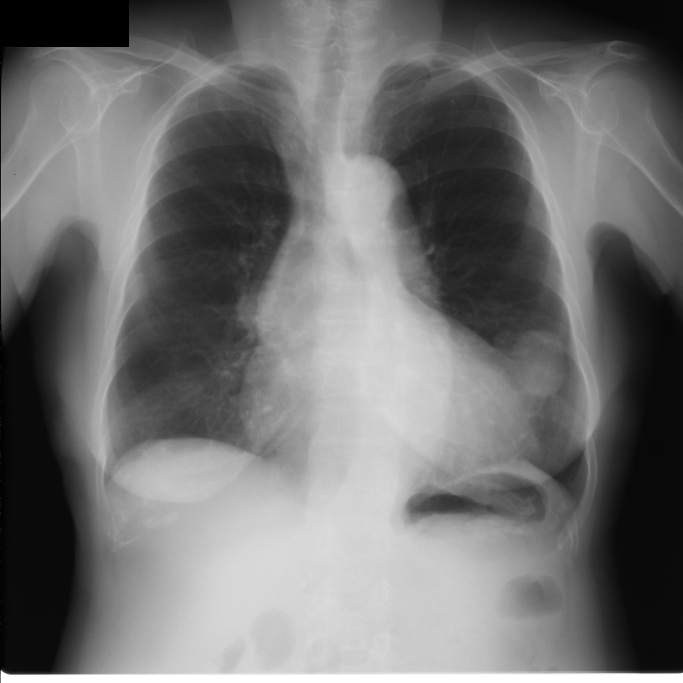
#> input picture images-base/JPCLN002.png, 2048 x 2048 px (shown at 1/3 size)
$ python -i functions.py   (imports and definitions only)
#> lines starting #> are read from the running program, lines starting #| are printed output that depends on the picture; after the words box and inside, x2 and y2 are one past the last pixel; in counts of white or black regions, pixels touching at a corner belong together
#> further down, picture is the input picture: shape (2048, 2048, 3); min 0, max 255, mean 113.4
from skimage.morphology import *
import copy
import cv2;

def processar_imagem(image):
  binarizada = binarização(image)
  preenchida = preenchimento_imagem(binarizada)
  subtraida = remocao_de_ruido(binarizada, preenchida)
  imagem_final = operacoes_morfologicas(subtraida)

  return (imagem_final).astype('uint8')

def binarização(img_real):
  img = copy.deepcopy(img_real)

  # ENCONTRANDO SUBÁREAS PARA ANÁLISE
  sub_img1 = img[680:820, 620:760]
  sub_img2 = img[260:400, 760:900]
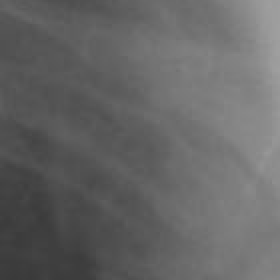
#> sub_img2: shape (140, 140, 3) (shown 2 times larger); min 58, max 159, mean 101.3
  sub_img3 = img[540:680, 760:900]
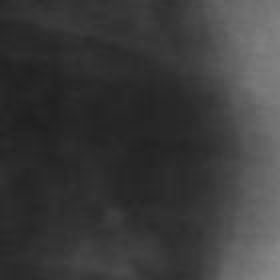
#> sub_img3: shape (140, 140, 3) (shown 2 times larger); min 31, max 136, mean 58.8
  sub_img4 = img[400:540, 900:1040]
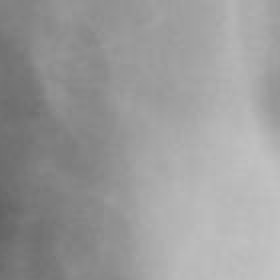
#> sub_img4: shape (140, 140, 3) (shown 2 times larger); min 99, max 196, mean 153.9
  sub_img5 = img[540:680, 1040:1180]
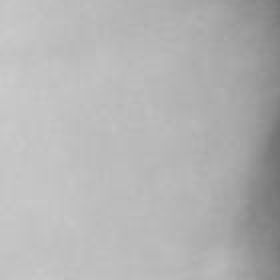
#> sub_img5: shape (140, 140, 3) (shown 2 times larger); min 114, max 203, mean 179.3
  sub_img6 = img[400:540, 1180:1320]
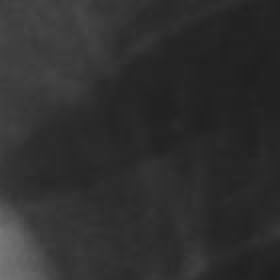
#> sub_img6: shape (140, 140, 3) (shown 2 times larger); min 31, max 118, mean 47.1

  grayScaleAreas = sorted([
    round(sub_img1.mean()),
    round(sub_img2.mean()),
    round(sub_img3.mean()),
    round(sub_img4.mean()),
    round(sub_img5.mean()),
    round(sub_img6.mean())
  ])
#> grayScaleAreas = [44, 47, 59, 101, 154, 179]

  # DELETAR O ÚLTIMO E O PRIMEIRO ELEMENTO DO ARRAY
  del grayScaleAreas[5]
  del grayScaleAreas[0]

  # ENCONTRANDO O LIMIAR DA BINARIZAÇÃO
  limiar_m = round(sum(grayScaleAreas) / 4)
#> limiar_m = 90

  # BINARIZAÇÃO
  img = cv2.threshold(img, limiar_m, 65535, cv2.THRESH_BINARY)[1]
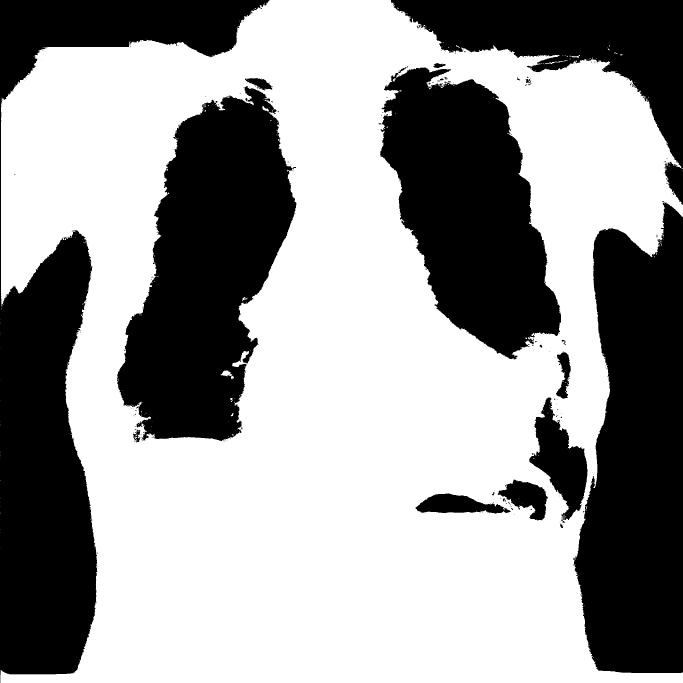
#> img: shape (2048, 2048, 3) (shown at 1/3 size); 60.7% white; 235 black regions (203 under 20 px), largest, box (x1, y1, x2, y2) and area: (0, 0, 808, 2048) 426025, (1720, 603, 2048, 2019) 355728, (351, 259, 889, 1323) 346894

  return img

def preenchimento_imagem(img_inicial):
  img = copy.deepcopy(img_inicial)

  # ETAPA TORNAR 50px DAS BORDAS EM PIXEIS PRETOS
  img[0:50, 0:2048] = 0
  img[0:2048, 0:50] = 0
  img[0:2048, 1998:2048] = 0
#> img: shape (2048, 2048, 3); 59.4% white; 220 black regions (190 under 20 px), largest, box (x1, y1, x2, y2) and area: (0, 0, 2048, 2048) 1010248, (351, 259, 889, 1323) 346894, (1140, 202, 1683, 1078) 288920
  img[1998:2048, 0:2048] = 0
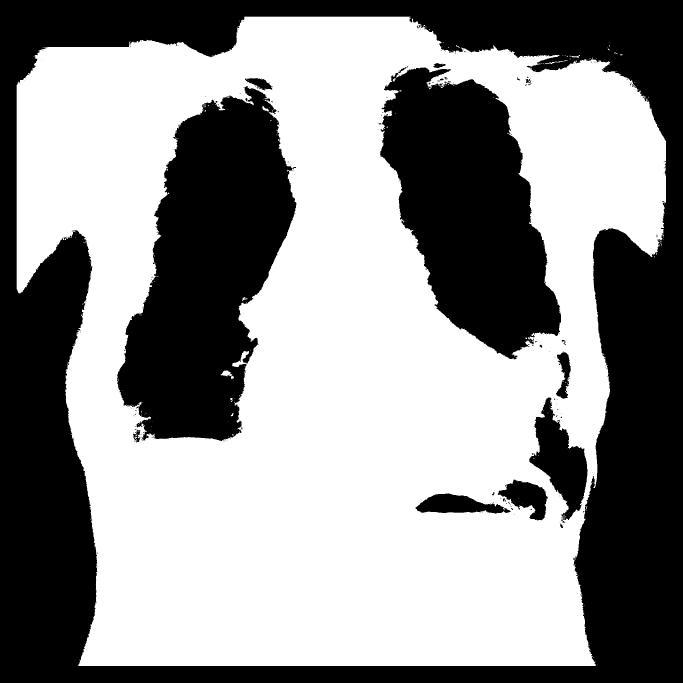
#> img: shape (2048, 2048, 3) (shown at 1/3 size); 57.3% white; 220 black regions (190 under 20 px), largest, box (x1, y1, x2, y2) and area: (0, 0, 2048, 2048) 1099330, (351, 259, 889, 1323) 346894, (1140, 202, 1683, 1078) 288920

  # PREECHIMENTO DOS PIXELS BRANCOS PARA PIXELS PRETOS
  for i in range(50, 1998):
    for j in range(50, 1998):
      if img[j, i] == 0:
        break
      else:
        img[j, i] = 0

    for j in reversed(range(50, 1998)):
      if img[j, i] == 0:
        break
      else:
        img[j, i] = 0

  # [13 lines of commented-out code are left out]

  return img

def remocao_de_ruido(img_inicial, img_binarizada_preenchida):
  # REMOÇÃO DE RUÍDO APÓS O PREENCHIMENTO
  ruido = cv2.subtract(img_inicial, img_binarizada_preenchida)

  # REALIZAÇÃO DA DILATAÇÃO COM 3 ELEMENTOS ESTRUTURANTES
  ruido = cv2.dilate(ruido, disk(60))
  ruido = cv2.dilate(ruido, rectangle(30, 10))
  ruido = cv2.dilate(ruido, rectangle(10, 30))

  # OBTENÇÃO DA IMAGEM RESULTADO PELA SUBTRAÇÃO DA IMAGEM BINARIZADA PELO RUIDO DILATADO
  ruido_dilatado = ruido

  return cv2.subtract(img_inicial, ruido_dilatado)

def operacoes_morfologicas(img):
  # REALIZAÇÃO DE OPERAÇÕES MORFOLÓGICAS DE FECHAMENTO
  img = cv2.morphologyEx(img, cv2.MORPH_CLOSE, square(35))
  img = cv2.morphologyEx(img, cv2.MORPH_CLOSE, disk(35))

  # REALIZAÇÃO DO AJUSTE DAS REGIÕES ACIMA DAS BASES PULMONARES
  img[0:1638, 0:2048] = cv2.dilate(img[0:1638, 0:2048], rectangle(40, 2))
  img[0:1638, 0:2048] = cv2.dilate(img[0:1638, 0:2048], octagon(17, 17))

  img = cv2.morphologyEx(img, cv2.MORPH_CLOSE, disk(25))

  return img

>>> import cv2
>>> picture = cv2.imread('../images-base/JPCLN002.png')
#> (the run stopped early here; a loop or call above may not have finished)

$ run again, on images-base/JPCLN003.png
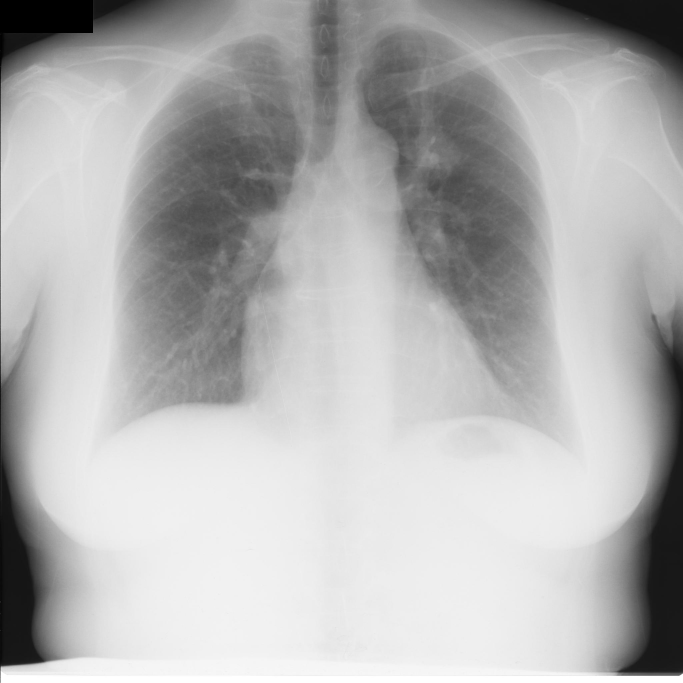
#> input picture images-base/JPCLN003.png, 2048 x 2048 px (shown at 1/3 size)
#> picture is the input picture: shape (2048, 2048, 3); min 0, max 255, mean 178.4
#> in binarização, `sub_img6 = img[400:540, 1180:1320]`:
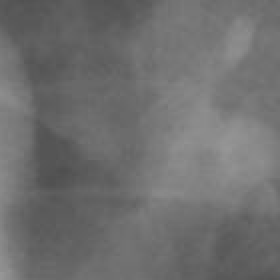
#> sub_img6: shape (140, 140, 3) (shown 2 times larger); min 79, max 151, mean 110.7
#> grayScaleAreas = [108, 111, 120, 130, 156, 182]
#> limiar_m = 129
#> in preenchimento_imagem, `img[1998:2048, 0:2048] = 0`:
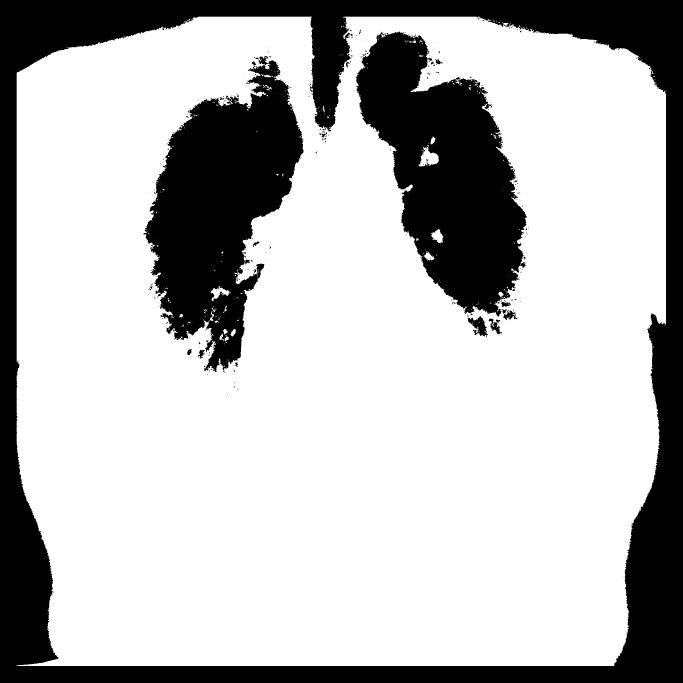
#> img: shape (2048, 2048, 3) (shown at 1/3 size); 73.4% white; 362 black regions (326 under 20 px), largest, box (x1, y1, x2, y2) and area: (0, 0, 2048, 2048) 632484, (1068, 95, 1581, 950) 239662, (430, 168, 911, 1116) 237948

$ run again, on images-base/JPCLN005.png
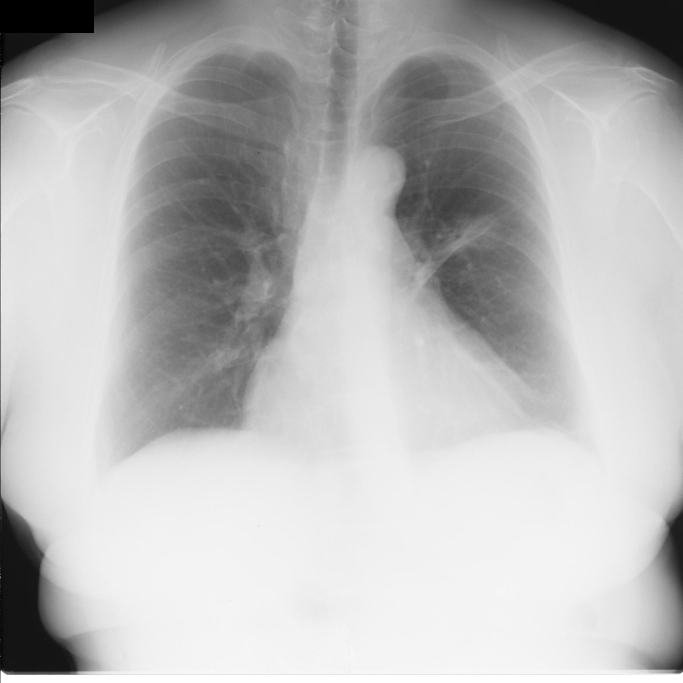
#> input picture images-base/JPCLN005.png, 2048 x 2048 px (shown at 1/3 size)
#> picture is the input picture: shape (2048, 2048, 3); min 0, max 255, mean 185.4
#> in binarização, `sub_img6 = img[400:540, 1180:1320]`:
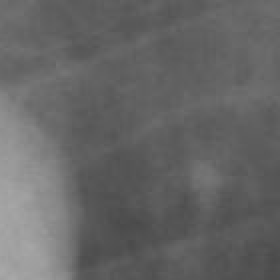
#> sub_img6: shape (140, 140, 3) (shown 2 times larger); min 73, max 168, mean 102
#> grayScaleAreas = [93, 102, 119, 121, 161, 194]
#> limiar_m = 126
#> in preenchimento_imagem, `img[1998:2048, 0:2048] = 0`:
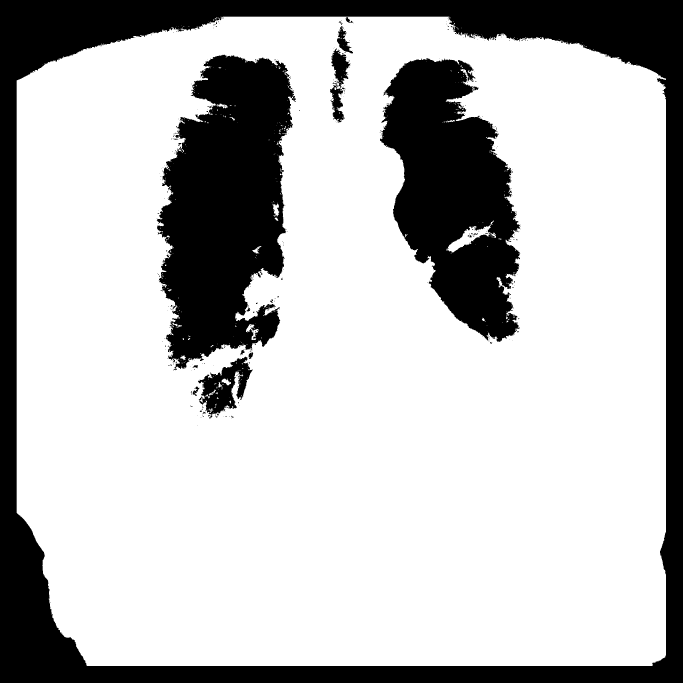
#> img: shape (2048, 2048, 3) (shown at 1/3 size); 74.6% white; 360 black regions (334 under 20 px), largest, box (x1, y1, x2, y2) and area: (0, 0, 2048, 2048) 558562, (470, 164, 888, 1112) 266780, (1140, 174, 1561, 1026) 218121
